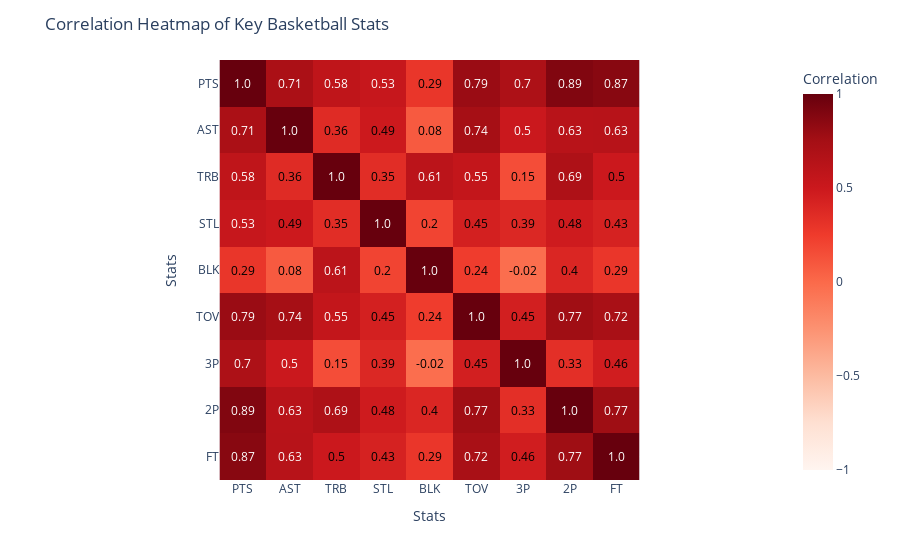

Notebook code for this chart:
### Markdown cell above
## Correlation

### Code cell
# Select the columns for the correlation heatmap
corr_columns = ['PTS', 'AST', 'TRB', 'STL', 'BLK', 'TOV', '3P', '2P', 'FT']

# Calculate the correlation matrix
correlation_matrix = df[corr_columns].corr()

# Create an interactive heatmap using Plotly Express
fig = px.imshow(correlation_matrix,
                labels=dict(color="Correlation"),
                x=corr_columns,
                y=corr_columns,
                color_continuous_scale="reds",  # Use a predefined colorscale name
                zmin=-1, zmax=1
               )

# Set axis labels and title
fig.update_layout(
    xaxis=dict(title='Stats'),
    yaxis=dict(title='Stats'),
    title='Correlation Heatmap of Key Basketball Stats'
)

# Add annotations to each box
annotations = []
for i, row in enumerate(corr_columns):
    for j, col in enumerate(corr_columns):
        annotations.append(dict(x=col, y=row, text=str(correlation_matrix.iloc[i, j].round(2)),
                                font=dict(color='white' if abs(correlation_matrix.iloc[i, j]) > 0.5 else 'black'),
                                showarrow=False))

fig.update_layout(annotations=annotations)

# Show the interactive plot
fig.show()

### Figure 1 — Plotly figure (JSON) as saved in the notebook; plotly's stock layout.template omitted (floating-point values rounded to 4 significant figures)
{"data": [{"coloraxis": "coloraxis", "hovertemplate": "x: %{x}<br>y: %{y}<br>Correlation: %{z}<extra></extra>", "name": "0", "type": "heatmap", "x": ["PTS", "AST", "TRB", "STL", "BLK", "TOV", "3P", "2P", "FT"], "xaxis": "x", "y": ["PTS", "AST", "TRB", "STL", "BLK", "TOV", "3P", "2P", "FT"], "yaxis": "y", "z": [[1, 0.7102, 0.5793, 0.5312, 0.2892, 0.7929, 0.7002, 0.894, 0.8654], [0.7102, 1, 0.3618, 0.4933, 0.08258, 0.7438, 0.5042, 0.6269, 0.6285], [0.5793, 0.3618, 1, 0.3479, 0.6075, 0.5536, 0.1522, 0.6934, 0.4982], [0.5312, 0.4933, 0.3479, 1, 0.2009, 0.445, 0.3859, 0.4772, 0.4295], [0.2892, 0.08258, 0.6075, 0.2009, 1, 0.2444, -0.02471, 0.3991, 0.2876], [0.7929, 0.7438, 0.5536, 0.445, 0.2444, 1, 0.4495, 0.7688, 0.7212], [0.7002, 0.5042, 0.1522, 0.3859, -0.02471, 0.4495, 1, 0.3322, 0.4639], [0.894, 0.6269, 0.6934, 0.4772, 0.3991, 0.7688, 0.3322, 1, 0.775], [0.8654, 0.6285, 0.4982, 0.4295, 0.2876, 0.7212, 0.4639, 0.775, 1]]}], "layout": {"annotations": [{"font": {"color": "white"}, "showarrow": false, "text": "1.0", "x": "PTS", "y": "PTS"}, {"font": {"color": "white"}, "showarrow": false, "text": "0.71", "x": "AST", "y": "PTS"}, {"font": {"color": "white"}, "showarrow": false, "text": "0.58", "x": "TRB", "y": "PTS"}, {"font": {"color": "white"}, "showarrow": false, "text": "0.53", "x": "STL", "y": "PTS"}, {"font": {"color": "black"}, "showarrow": false, "text": "0.29", "x": "BLK", "y": "PTS"}, {"font": {"color": "white"}, "showarrow": false, "text": "0.79", "x": "TOV", "y": "PTS"}, {"font": {"color": "white"}, "showarrow": false, "text": "0.7", "x": "3P", "y": "PTS"}, {"font": {"color": "white"}, "showarrow": false, "text": "0.89", "x": "2P", "y": "PTS"}, {"font": {"color": "white"}, "showarrow": false, "text": "0.87", "x": "FT", "y": "PTS"}, {"font": {"color": "white"}, "showarrow": false, "text": "0.71", "x": "PTS", "y": "AST"}, {"font": {"color": "white"}, "showarrow": false, "text": "1.0", "x": "AST", "y": "AST"}, {"font": {"color": "black"}, "showarrow": false, "text": "0.36", "x": "TRB", "y": "AST"}, {"font": {"color": "black"}, "showarrow": false, "text": "0.49", "x": "STL", "y": "AST"}, {"font": {"color": "black"}, "showarrow": false, "text": "0.08", "x": "BLK", "y": "AST"}, {"font": {"color": "white"}, "showarrow": false, "text": "0.74", "x": "TOV", "y": "AST"}, {"font": {"color": "white"}, "showarrow": false, "text": "0.5", "x": "3P", "y": "AST"}, {"font": {"color": "white"}, "showarrow": false, "text": "0.63", "x": "2P", "y": "AST"}, {"font": {"color": "white"}, "showarrow": false, "text": "0.63", "x": "FT", "y": "AST"}, {"font": {"color": "white"}, "showarrow": false, "text": "0.58", "x": "PTS", "y": "TRB"}, {"font": {"color": "black"}, "showarrow": false, "text": "0.36", "x": "AST", "y": "TRB"}, {"font": {"color": "white"}, "showarrow": false, "text": "1.0", "x": "TRB", "y": "TRB"}, {"font": {"color": "black"}, "showarrow": false, "text": "0.35", "x": "STL", "y": "TRB"}, {"font": {"color": "white"}, "showarrow": false, "text": "0.61", "x": "BLK", "y": "TRB"}, {"font": {"color": "white"}, "showarrow": false, "text": "0.55", "x": "TOV", "y": "TRB"}, {"font": {"color": "black"}, "showarrow": false, "text": "0.15", "x": "3P", "y": "TRB"}, {"font": {"color": "white"}, "showarrow": false, "text": "0.69", "x": "2P", "y": "TRB"}, {"font": {"color": "black"}, "showarrow": false, "text": "0.5", "x": "FT", "y": "TRB"}, {"font": {"color": "white"}, "showarrow": false, "text": "0.53", "x": "PTS", "y": "STL"}, {"font": {"color": "black"}, "showarrow": false, "text": "0.49", "x": "AST", "y": "STL"}, {"font": {"color": "black"}, "showarrow": false, "text": "0.35", "x": "TRB", "y": "STL"}, {"font": {"color": "white"}, "showarrow": false, "text": "1.0", "x": "STL", "y": "STL"}, {"font": {"color": "black"}, "showarrow": false, "text": "0.2", "x": "BLK", "y": "STL"}, {"font": {"color": "black"}, "showarrow": false, "text": "0.45", "x": "TOV", "y": "STL"}, {"font": {"color": "black"}, "showarrow": false, "text": "0.39", "x": "3P", "y": "STL"}, {"font": {"color": "black"}, "showarrow": false, "text": "0.48", "x": "2P", "y": "STL"}, {"font": {"color": "black"}, "showarrow": false, "text": "0.43", "x": "FT", "y": "STL"}, {"font": {"color": "black"}, "showarrow": false, "text": "0.29", "x": "PTS", "y": "BLK"}, {"font": {"color": "black"}, "showarrow": false, "text": "0.08", "x": "AST", "y": "BLK"}, {"font": {"color": "white"}, "showarrow": false, "text": "0.61", "x": "TRB", "y": "BLK"}, {"font": {"color": "black"}, "showarrow": false, "text": "0.2", "x": "STL", "y": "BLK"}, {"font": {"color": "white"}, "showarrow": false, "text": "1.0", "x": "BLK", "y": "BLK"}, {"font": {"color": "black"}, "showarrow": false, "text": "0.24", "x": "TOV", "y": "BLK"}, {"font": {"color": "black"}, "showarrow": false, "text": "-0.02", "x": "3P", "y": "BLK"}, {"font": {"color": "black"}, "showarrow": false, "text": "0.4", "x": "2P", "y": "BLK"}, {"font": {"color": "black"}, "showarrow": false, "text": "0.29", "x": "FT", "y": "BLK"}, {"font": {"color": "white"}, "showarrow": false, "text": "0.79", "x": "PTS", "y": "TOV"}, {"font": {"color": "white"}, "showarrow": false, "text": "0.74", "x": "AST", "y": "TOV"}, {"font": {"color": "white"}, "showarrow": false, "text": "0.55", "x": "TRB", "y": "TOV"}, {"font": {"color": "black"}, "showarrow": false, "text": "0.45", "x": "STL", "y": "TOV"}, {"font": {"color": "black"}, "showarrow": false, "text": "0.24", "x": "BLK", "y": "TOV"}, {"font": {"color": "white"}, "showarrow": false, "text": "1.0", "x": "TOV", "y": "TOV"}, {"font": {"color": "black"}, "showarrow": false, "text": "0.45", "x": "3P", "y": "TOV"}, {"font": {"color": "white"}, "showarrow": false, "text": "0.77", "x": "2P", "y": "TOV"}, {"font": {"color": "white"}, "showarrow": false, "text": "0.72", "x": "FT", "y": "TOV"}, {"font": {"color": "white"}, "showarrow": false, "text": "0.7", "x": "PTS", "y": "3P"}, {"font": {"color": "white"}, "showarrow": false, "text": "0.5", "x": "AST", "y": "3P"}, {"font": {"color": "black"}, "showarrow": false, "text": "0.15", "x": "TRB", "y": "3P"}, {"font": {"color": "black"}, "showarrow": false, "text": "0.39", "x": "STL", "y": "3P"}, {"font": {"color": "black"}, "showarrow": false, "text": "-0.02", "x": "BLK", "y": "3P"}, {"font": {"color": "black"}, "showarrow": false, "text": "0.45", "x": "TOV", "y": "3P"}, {"font": {"color": "white"}, "showarrow": false, "text": "1.0", "x": "3P", "y": "3P"}, {"font": {"color": "black"}, "showarrow": false, "text": "0.33", "x": "2P", "y": "3P"}, {"font": {"color": "black"}, "showarrow": false, "text": "0.46", "x": "FT", "y": "3P"}, {"font": {"color": "white"}, "showarrow": false, "text": "0.89", "x": "PTS", "y": "2P"}, {"font": {"color": "white"}, "showarrow": false, "text": "0.63", "x": "AST", "y": "2P"}, {"font": {"color": "white"}, "showarrow": false, "text": "0.69", "x": "TRB", "y": "2P"}, {"font": {"color": "black"}, "showarrow": false, "text": "0.48", "x": "STL", "y": "2P"}, {"font": {"color": "black"}, "showarrow": false, "text": "0.4", "x": "BLK", "y": "2P"}, {"font": {"color": "white"}, "showarrow": false, "text": "0.77", "x": "TOV", "y": "2P"}, {"font": {"color": "black"}, "showarrow": false, "text": "0.33", "x": "3P", "y": "2P"}, {"font": {"color": "white"}, "showarrow": false, "text": "1.0", "x": "2P", "y": "2P"}, {"font": {"color": "white"}, "showarrow": false, "text": "0.77", "x": "FT", "y": "2P"}, {"font": {"color": "white"}, "showarrow": false, "text": "0.87", "x": "PTS", "y": "FT"}, {"font": {"color": "white"}, "showarrow": false, "text": "0.63", "x": "AST", "y": "FT"}, {"font": {"color": "black"}, "showarrow": false, "text": "0.5", "x": "TRB", "y": "FT"}, {"font": {"color": "black"}, "showarrow": false, "text": "0.43", "x": "STL", "y": "FT"}, {"font": {"color": "black"}, "showarrow": false, "text": "0.29", "x": "BLK", "y": "FT"}, {"font": {"color": "white"}, "showarrow": false, "text": "0.72", "x": "TOV", "y": "FT"}, {"font": {"color": "black"}, "showarrow": false, "text": "0.46", "x": "3P", "y": "FT"}, {"font": {"color": "white"}, "showarrow": false, "text": "0.77", "x": "2P", "y": "FT"}, {"font": {"color": "white"}, "showarrow": false, "text": "1.0", "x": "FT", "y": "FT"}], "coloraxis": {"cmax": 1, "cmin": -1, "colorbar": {"title": {"text": "Correlation"}}, "colorscale": [[0, "rgb(255,245,240)"], [0.125, "rgb(254,224,210)"], [0.25, "rgb(252,187,161)"], [0.375, "rgb(252,146,114)"], [0.5, "rgb(251,106,74)"], [0.625, "rgb(239,59,44)"], [0.75, "rgb(203,24,29)"], [0.875, "rgb(165,15,21)"], [1, "rgb(103,0,13)"]]}, "margin": {"t": 60}, "title": {"text": "Correlation Heatmap of Key Basketball Stats"}, "xaxis": {"anchor": "y", "constrain": "domain", "domain": [0, 1], "scaleanchor": "y", "title": {"text": "Stats"}}, "yaxis": {"anchor": "x", "autorange": "reversed", "constrain": "domain", "domain": [0, 1], "title": {"text": "Stats"}}}}
